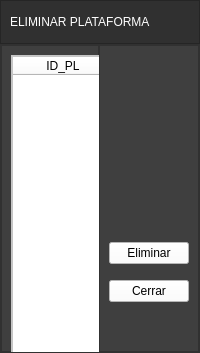
     <widget class="QWidget" name="page_plataforma">
      <layout class="QVBoxLayout" name="verticalLayout_9" stretch="1,7">
       <property name="spacing">
        <number>0</number>
       </property>
       <property name="leftMargin">
        <number>0</number>
       </property>
       <property name="topMargin">
        <number>0</number>
       </property>
       <property name="rightMargin">
        <number>0</number>
       </property>
       <property name="bottomMargin">
        <number>0</number>
       </property>
       <item>
        <widget class="QFrame" name="frame_9">
         <property name="styleSheet">
          <string notr="true">background-color: rgb(48, 48, 48);</string>
         </property>
         <property name="frameShape">
          <enum>QFrame::StyledPanel</enum>
         </property>
         <property name="frameShadow">
          <enum>QFrame::Raised</enum>
         </property>
         <layout class="QHBoxLayout" name="horizontalLayout_5">
          <item>
           <widget class="QLabel" name="label_52">
            <property name="styleSheet">
             <string notr="true">font: 87 18pt &quot;Arial Black&quot;;
color: rgb(255, 255, 255);</string>
            </property>
            <property name="text">
             <string>ELIMINAR PLATAFORMA</string>
            </property>
           </widget>
          </item>
         </layout>
        </widget>
       </item>
       <item>
        <widget class="QFrame" name="frame_10">
         <property name="styleSheet">
          <string notr="true">background-color: rgb(63, 63, 63);
font: 11pt &quot;Arial&quot;;
font: 10pt &quot;Arial&quot;;</string>
         </property>
         <property name="frameShape">
          <enum>QFrame::StyledPanel</enum>
         </property>
         <property name="frameShadow">
          <enum>QFrame::Raised</enum>
         </property>
         <layout class="QHBoxLayout" name="horizontalLayout_7" stretch="7,2">
          <property name="spacing">
           <number>0</number>
          </property>
          <property name="leftMargin">
           <number>0</number>
          </property>
          <property name="topMargin">
           <number>0</number>
          </property>
          <property name="rightMargin">
           <number>0</number>
          </property>
          <property name="bottomMargin">
           <number>0</number>
          </property>
          <item>
           <widget class="QFrame" name="frame_11">
            <property name="frameShape">
             <enum>QFrame::StyledPanel</enum>
            </property>
            <property name="frameShadow">
             <enum>QFrame::Raised</enum>
            </property>
            <widget class="QSplitter" name="splitter_27">
             <property name="geometry">
              <rect>
               <x>10</x>
               <y>10</y>
               <width>151</width>
               <height>21</height>
              </rect>
             </property>
             <property name="orientation">
              <enum>Qt::Horizontal</enum>
             </property>
            </widget>
            <widget class="QLabel" name="label_19">
             <property name="geometry">
              <rect>
               <x>430</x>
               <y>160</y>
               <width>151</width>
               <height>21</height>
              </rect>
             </property>
             <property name="minimumSize">
              <size>
               <width>151</width>
               <height>21</height>
              </size>
             </property>
             <property name="maximumSize">
              <size>
               <width>151</width>
               <height>16777215</height>
              </size>
             </property>
             <property name="sizeIncrement">
              <size>
               <width>54</width>
               <height>0</height>
              </size>
             </property>
             <property name="styleSheet">
              <string notr="true">color: rgb(255, 255, 255);
font: 75 italic 8pt &quot;Arial&quot;;</string>
             </property>
             <property name="text">
              <string>ID_PL:</string>
             </property>
            </widget>
            <widget class="QLineEdit" name="modelo_pl">
             <property name="geometry">
              <rect>
               <x>430</x>
               <y>80</y>
               <width>131</width>
               <height>20</height>
              </rect>
             </property>
             <property name="styleSheet">
              <string notr="true">background-color: rgb(255, 255, 255);
</string>
             </property>
             <property name="text">
              <string/>
             </property>
            </widget>
            <widget class="QComboBox" name="marca_pl">
             <property name="geometry">
              <rect>
               <x>430</x>
               <y>130</y>
               <width>131</width>
               <height>21</height>
              </rect>
             </property>
             <property name="styleSheet">
              <string notr="true">background-color: rgb(255, 255, 255);</string>
             </property>
             <item>
              <property name="text">
               <string>Seleccionar</string>
              </property>
             </item>
             <item>
              <property name="text">
               <string>JD</string>
              </property>
             </item>
             <item>
              <property name="text">
               <string>Case</string>
              </property>
             </item>
             <item>
              <property name="text">
               <string>NH</string>
              </property>
             </item>
             <item>
              <property name="text">
               <string>Ombu</string>
              </property>
             </item>
             <item>
              <property name="text">
               <string>Allochis</string>
              </property>
             </item>
             <item>
              <property name="text">
               <string>Challenger</string>
              </property>
             </item>
             <item>
              <property name="text">
               <string>De grande</string>
              </property>
             </item>
             <item>
              <property name="text">
               <string>Don roque</string>
              </property>
             </item>
             <item>
              <property name="text">
               <string>Franco Fabril</string>
              </property>
             </item>
             <item>
              <property name="text">
               <string>Mainero</string>
              </property>
             </item>
             <item>
              <property name="text">
               <string>Maizco</string>
              </property>
             </item>
            </widget>
            <widget class="QLabel" name="label_20">
             <property name="geometry">
              <rect>
               <x>430</x>
               <y>60</y>
               <width>151</width>
               <height>21</height>
              </rect>
             </property>
             <property name="minimumSize">
              <size>
               <width>151</width>
               <height>21</height>
              </size>
             </property>
             <property name="maximumSize">
              <size>
               <width>151</width>
               <height>16777215</height>
              </size>
             </property>
             <property name="sizeIncrement">
              <size>
               <width>54</width>
               <height>0</height>
              </size>
             </property>
             <property name="styleSheet">
              <string notr="true">color: rgb(255, 255, 255);
font: 75 italic 8pt &quot;Arial&quot;;</string>
             </property>
             <property name="text">
              <string>MODELO:</string>
             </property>
            </widget>
            <widget class="QLabel" name="label_21">
             <property name="geometry">
              <rect>
               <x>430</x>
               <y>110</y>
               <width>151</width>
               <height>21</height>
              </rect>
             </property>
             <property name="minimumSize">
              <size>
               <width>151</width>
               <height>21</height>
              </size>
             </property>
             <property name="maximumSize">
              <size>
               <width>151</width>
               <height>16777215</height>
              </size>
             </property>
             <property name="sizeIncrement">
              <size>
               <width>54</width>
               <height>0</height>
              </size>
             </property>
             <property name="styleSheet">
              <string notr="true">color: rgb(255, 255, 255);
font: 75 italic 8pt &quot;Arial&quot;;</string>
             </property>
             <property name="text">
              <string>MARCA:</string>
             </property>
            </widget>
            <widget class="QLineEdit" name="id_pl">
             <property name="geometry">
              <rect>
               <x>430</x>
               <y>180</y>
               <width>131</width>
               <height>20</height>
              </rect>
             </property>
             <property name="styleSheet">
              <string notr="true">background-color: rgb(255, 255, 255);
</string>
             </property>
             <property name="text">
              <string/>
             </property>
            </widget>
            <widget class="QLabel" name="label_22">
             <property name="geometry">
              <rect>
               <x>430</x>
               <y>210</y>
               <width>151</width>
               <height>21</height>
              </rect>
             </property>
             <property name="minimumSize">
              <size>
               <width>151</width>
               <height>21</height>
              </size>
             </property>
             <property name="maximumSize">
              <size>
               <width>151</width>
               <height>16777215</height>
              </size>
             </property>
             <property name="sizeIncrement">
              <size>
               <width>54</width>
               <height>0</height>
              </size>
             </property>
             <property name="styleSheet">
              <string notr="true">color: rgb(255, 255, 255);
font: 75 italic 8pt &quot;Arial&quot;;</string>
             </property>
             <property name="text">
              <string>TIPO DE PLATAFORMA:</string>
             </property>
            </widget>
            <widget class="QPushButton" name="buscar_pl">
             <property name="geometry">
              <rect>
               <x>480</x>
               <y>290</y>
               <width>75</width>
               <height>23</height>
              </rect>
             </property>
             <property name="styleSheet">
              <string notr="true">background-color: rgb(255, 255, 255);
</string>
             </property>
             <property name="text">
              <string>Buscar</string>
             </property>
            </widget>
            <widget class="QTextEdit" name="textEdit_p">
             <property name="geometry">
              <rect>
               <x>10</x>
               <y>340</y>
               <width>551</width>
               <height>81</height>
              </rect>
             </property>
             <property name="styleSheet">
              <string notr="true">color: rgb(255, 255, 255);</string>
             </property>
             <property name="html">
              <string>&lt;!DOCTYPE HTML PUBLIC &quot;-//W3C//DTD HTML 4.0//EN&quot; &quot;http://www.w3.org/TR/REC-html40/strict.dtd&quot;&gt;
&lt;html&gt;&lt;head&gt;&lt;meta name=&quot;qrichtext&quot; content=&quot;1&quot; /&gt;&lt;style type=&quot;text/css&quot;&gt;
p, li { white-space: pre-wrap; }
&lt;/style&gt;&lt;/head&gt;&lt;body style=&quot; font-family:'Arial'; font-size:10pt; font-weight:400; font-style:normal;&quot;&gt;
&lt;p style=&quot; margin-top:0px; margin-bottom:0px; margin-left:0px; margin-right:0px; -qt-block-indent:0; text-indent:0px;&quot;&gt;Para eliminar un modelo tienes que ingresar seleccionar una fila del equipo que deseas eliminar y luego darle al botón Eliminar.&lt;/p&gt;
&lt;p style=&quot; margin-top:0px; margin-bottom:0px; margin-left:0px; margin-right:0px; -qt-block-indent:0; text-indent:0px;&quot;&gt;Una vez que se elimine el equipo, se eliminara de todas las tablas de la base de datos (Incluyendo si esta en una nota de pedidos).&lt;/p&gt;&lt;/body&gt;&lt;/html&gt;</string>
             </property>
            </widget>
            <widget class="QFrame" name="frame_13">
             <property name="geometry">
              <rect>
               <x>10</x>
               <y>10</y>
               <width>411</width>
               <height>321</height>
              </rect>
             </property>
             <property name="styleSheet">
              <string notr="true">background-color: rgb(255, 255, 255);</string>
             </property>
             <property name="frameShape">
              <enum>QFrame::StyledPanel</enum>
             </property>
             <property name="frameShadow">
              <enum>QFrame::Raised</enum>
             </property>
             <layout class="QVBoxLayout" name="verticalLayout_3">
              <property name="spacing">
               <number>0</number>
              </property>
              <property name="leftMargin">
               <number>0</number>
              </property>
              <property name="topMargin">
               <number>0</number>
              </property>
              <property name="rightMargin">
               <number>0</number>
              </property>
              <property name="bottomMargin">
               <number>0</number>
              </property>
              <item>
               <widget class="QTableWidget" name="tabla_plataforma_control">
                <property name="styleSheet">
                 <string notr="true">background-color: rgb(255, 255, 255);
background-color: rgb(255, 255, 255);
</string>
                </property>
                <property name="selectionBehavior">
                 <enum>QAbstractItemView::SelectRows</enum>
                </property>
                <column>
                 <property name="text">
                  <string>ID_PL</string>
                 </property>
                </column>
                <column>
                 <property name="text">
                  <string>MARCA</string>
                 </property>
                </column>
                <column>
                 <property name="text">
                  <string>MODELO</string>
                 </property>
                </column>
                <column>
                 <property name="text">
                  <string>TIPO DE PLATAFORMA</string>
                 </property>
                </column>
               </widget>
              </item>
             </layout>
            </widget>
            <widget class="QComboBox" name="tipoplataforma_pl">
             <property name="geometry">
              <rect>
               <x>430</x>
               <y>240</y>
               <width>131</width>
               <height>21</height>
              </rect>
             </property>
             <property name="styleSheet">
              <string notr="true">background-color: rgb(255, 255, 255);</string>
             </property>
             <item>
              <property name="text">
               <string>Seleccionar</string>
              </property>
             </item>
             <item>
              <property name="text">
               <string>Sojero</string>
              </property>
             </item>
             <item>
              <property name="text">
               <string>Maicero</string>
              </property>
             </item>
            </widget>
           </widget>
          </item>
          <item>
           <widget class="QFrame" name="frame_12">
            <property name="styleSheet">
             <string notr="true"/>
            </property>
            <property name="frameShape">
             <enum>QFrame::StyledPanel</enum>
            </property>
            <property name="frameShadow">
             <enum>QFrame::Raised</enum>
            </property>
            <layout class="QVBoxLayout" name="verticalLayout_8">
             <item>
              <spacer name="verticalSpacer_13">
               <property name="orientation">
                <enum>Qt::Vertical</enum>
               </property>
               <property name="sizeHint" stdset="0">
                <size>
                 <width>20</width>
                 <height>197</height>
                </size>
               </property>
              </spacer>
             </item>
             <item>
              <widget class="QPushButton" name="eliminar_pl">
               <property name="styleSheet">
                <string notr="true">background-color: rgb(255, 255, 255);</string>
               </property>
               <property name="text">
                <string>Eliminar</string>
               </property>
              </widget>
             </item>
             <item>
              <spacer name="verticalSpacer_16">
               <property name="orientation">
                <enum>Qt::Vertical</enum>
               </property>
               <property name="sizeType">
                <enum>QSizePolicy::Minimum</enum>
               </property>
               <property name="sizeHint" stdset="0">
                <size>
                 <width>20</width>
                 <height>10</height>
                </size>
               </property>
              </spacer>
             </item>
             <item>
              <widget class="QPushButton" name="pushButton_12">
               <property name="styleSheet">
                <string notr="true">background-color: rgb(255, 255, 255);</string>
               </property>
               <property name="text">
                <string>Cerrar</string>
               </property>
              </widget>
             </item>
             <item>
              <spacer name="verticalSpacer_17">
               <property name="orientation">
                <enum>Qt::Vertical</enum>
               </property>
               <property name="sizeType">
                <enum>QSizePolicy::Minimum</enum>
               </property>
               <property name="sizeHint" stdset="0">
                <size>
                 <width>20</width>
                 <height>40</height>
                </size>
               </property>
              </spacer>
             </item>
            </layout>
           </widget>
          </item>
         </layout>
        </widget>
       </item>
      </layout>
     </widget>
